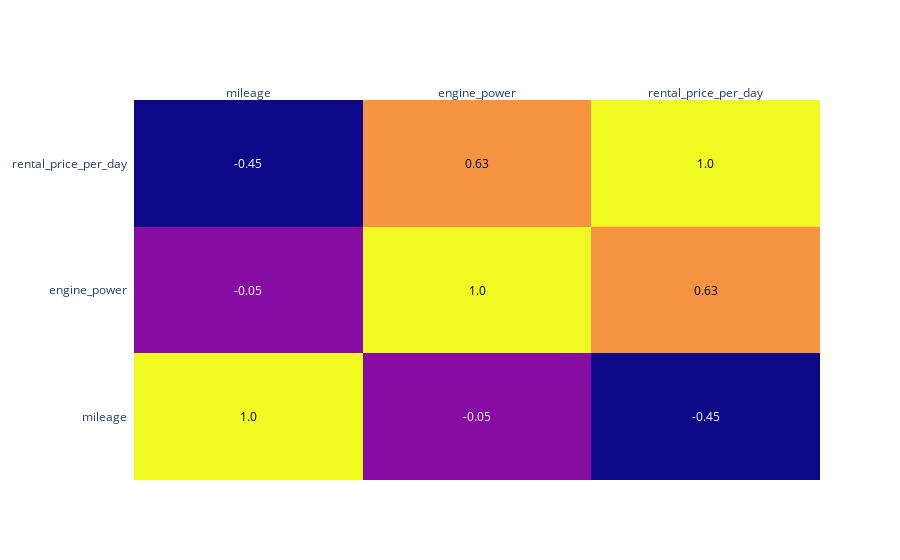

The code cell stored with this chart in its notebook:
### Markdown cell above
#### Correlation Matrix ####

### Code cell
# Correlation matrix
corr_matrix = pricing_dtf[numerical_columns].corr().round(2)

import plotly.figure_factory as ff

fig = ff.create_annotated_heatmap(corr_matrix.values,
                                  x = corr_matrix.columns.tolist(),
                                  y = corr_matrix.index.tolist()
                                  )


fig.show()

### Figure 1 — Plotly figure (JSON) as saved in the notebook; plotly's stock layout.template omitted (floating-point values rounded to 4 significant figures)
{"data": [{"colorscale": [[0, "#0d0887"], [0.1111, "#46039f"], [0.2222, "#7201a8"], [0.3333, "#9c179e"], [0.4444, "#bd3786"], [0.5556, "#d8576b"], [0.6667, "#ed7953"], [0.7778, "#fb9f3a"], [0.8889, "#fdca26"], [1, "#f0f921"]], "reversescale": false, "showscale": false, "type": "heatmap", "x": ["mileage", "engine_power", "rental_price_per_day"], "y": ["mileage", "engine_power", "rental_price_per_day"], "z": [[1, -0.05, -0.45], [-0.05, 1, 0.63], [-0.45, 0.63, 1]]}], "layout": {"annotations": [{"font": {"color": "#000000"}, "showarrow": false, "text": "1.0", "x": "mileage", "xref": "x", "y": "mileage", "yref": "y"}, {"font": {"color": "#FFFFFF"}, "showarrow": false, "text": "-0.05", "x": "engine_power", "xref": "x", "y": "mileage", "yref": "y"}, {"font": {"color": "#FFFFFF"}, "showarrow": false, "text": "-0.45", "x": "rental_price_per_day", "xref": "x", "y": "mileage", "yref": "y"}, {"font": {"color": "#FFFFFF"}, "showarrow": false, "text": "-0.05", "x": "mileage", "xref": "x", "y": "engine_power", "yref": "y"}, {"font": {"color": "#000000"}, "showarrow": false, "text": "1.0", "x": "engine_power", "xref": "x", "y": "engine_power", "yref": "y"}, {"font": {"color": "#000000"}, "showarrow": false, "text": "0.63", "x": "rental_price_per_day", "xref": "x", "y": "engine_power", "yref": "y"}, {"font": {"color": "#FFFFFF"}, "showarrow": false, "text": "-0.45", "x": "mileage", "xref": "x", "y": "rental_price_per_day", "yref": "y"}, {"font": {"color": "#000000"}, "showarrow": false, "text": "0.63", "x": "engine_power", "xref": "x", "y": "rental_price_per_day", "yref": "y"}, {"font": {"color": "#000000"}, "showarrow": false, "text": "1.0", "x": "rental_price_per_day", "xref": "x", "y": "rental_price_per_day", "yref": "y"}], "xaxis": {"dtick": 1, "gridcolor": "rgb(0, 0, 0)", "side": "top", "ticks": ""}, "yaxis": {"dtick": 1, "ticks": "", "ticksuffix": "  "}}}
